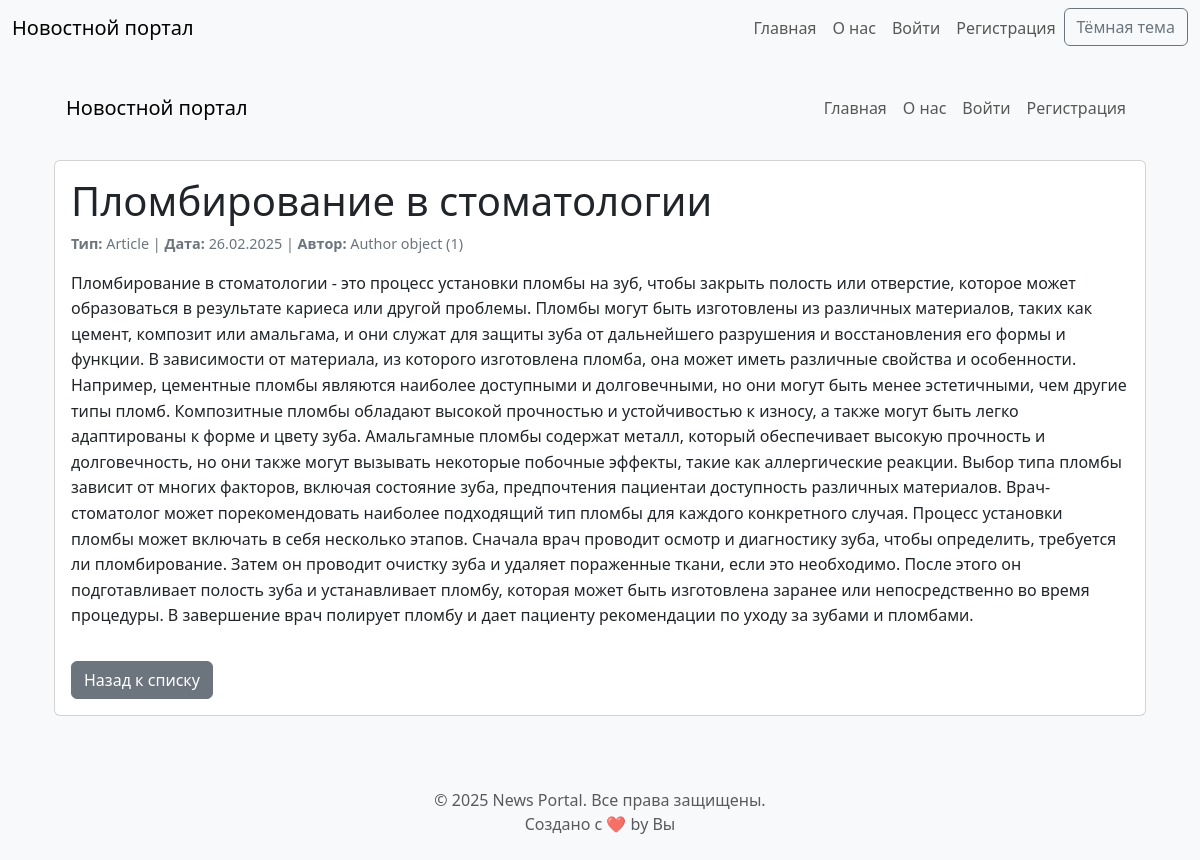
/news/3/, run on the app's committed database.
### news/models.py (models this page shows, shortened)
class News(models.Model):
    TYPE_CHOICES = [
        ('news', 'Новость'),
        ('article', 'Статья'),
    ]
    title = models.CharField(max_length=200, verbose_name='Заголовок')
    content = models.TextField(verbose_name='Содержание')
    published_date = models.DateTimeField(auto_now_add=True, verbose_name='Дата публикации')
    author = models.ForeignKey(Author, on_delete=models.CASCADE, null=True, blank=True, verbose_name='Автор')  # Изменено на ForeignKey
    type = models.CharField(max_length=10, choices=TYPE_CHOICES, default='news', verbose_name='Тип')
    rating = models.SmallIntegerField(default=0)  # Добавлено из Post
    categories = models.ManyToManyField(Category, through='NewsCategory', blank=True)  # Добавлено из Post
    class Meta:
        ordering = ['-published_date']
        verbose_name = 'Новость/Статья'
        verbose_name_plural = 'Новости/Статьи'

class Author(models.Model):
    authorUser = models.OneToOneField(User, on_delete=models.CASCADE)
    ratingAuthor = models.SmallIntegerField(default=0)

### news/views.py (the view)
# urls.py: path('<int:pk>/', views.news_detail, name='news_detail'),
def news_detail(request, pk):
    news = get_object_or_404(News, pk=pk)
    return render(request, 'news/news_detail.html', {'news': news})

### news/templates/news/news_detail.html (shortened to what this page needs)
{% extends 'base.html' %}
{% block content %}
<div class="container">
    <nav class="navbar navbar-expand-lg navbar-light bg-light mb-4">
        <div class="container-fluid">
            <a class="navbar-brand" href="{% url 'news:news_list' %}">Новостной портал</a>
            <div class="collapse navbar-collapse" id="navbarNav">
                <ul class="navbar-nav ms-auto">
                    <li class="nav-item">
                        <a class="nav-link" href="{% url 'news:news_list' %}">Главная</a>
                    </li>
                    <li class="nav-item">
                        <a class="nav-link" href="{% url 'news:about' %}">О нас</a>
                    </li>
                    {% if user.is_authenticated %}
                        <li class="nav-item">
                            <a class="nav-link" href="{% url 'news:profile_edit' %}">Профиль</a>
                        </li>
                        <li class="nav-item">
                            <a class="nav-link" href="{% url 'account_logout' %}">Выйти</a>
                        </li>
                    {% else %}
                        <li class="nav-item">
                            <a class="nav-link" href="{% url 'account_login' %}">Войти</a>
                        </li>
                        <li class="nav-item">
                            <a class="nav-link" href="{% url 'account_signup' %}">Регистрация</a>
                        </li>
                    {% endif %}
                </ul>
            </div>
        </div>
    </nav>
    <div class="card">
        <div class="card-body">
            <h1 class="card-title">{{ news.title }}</h1>
            <p class="news-meta">
                <strong>Тип:</strong> {{ news.type|title }} |
                <strong>Дата:</strong> {{ news.published_date|date:"d.m.Y" }} |
                <strong>Автор:</strong> {{ news.author|default:"Без автора" }}
            </p>
            <p class="news-content">{{ news.content }}</p>
            <a href="{% url 'news:news_list' %}" class="btn btn-secondary mt-3">Назад к списку</a>
        </div>
    </div>
</div>
{% endblock %}

### static/css/styles.css (style rules this page uses)
.light-mode { background-color: #f8f9fa; color: #212529; }
.light-mode .news-meta { color: #6c757d; font-size: 0.9rem; }
.light-mode .news-content { font-size: 1rem; line-height: 1.6; }
html { scroll-behavior: smooth; }

### data on the page
News: title "Пломбирование в стоматологии", type "Article", published_date "26.02.2025", author "Author object (1)", content "Пломбирование в стоматологии - это процесс установки пломбы на зуб, чтобы закрыть полость или отверстие, которое может образоваться в результате кариеса или другой проблемы. Пломбы могут быть изготовлены из различных материалов, таких как цемент, композит или амальгама, и они служат для защиты зуба от дальнейшего разрушения и восстановления его формы и функции. В зависимости от материала, из которого изготовлена пломба, она может иметь различные свойства и особенности. Например, цементные пломбы являются наиболее доступными и долговечными, но они могут быть менее эстетичными, чем другие типы пломб. Композитные пломбы обладают высокой прочностью и устойчивостью к износу, а также могут быть…"
